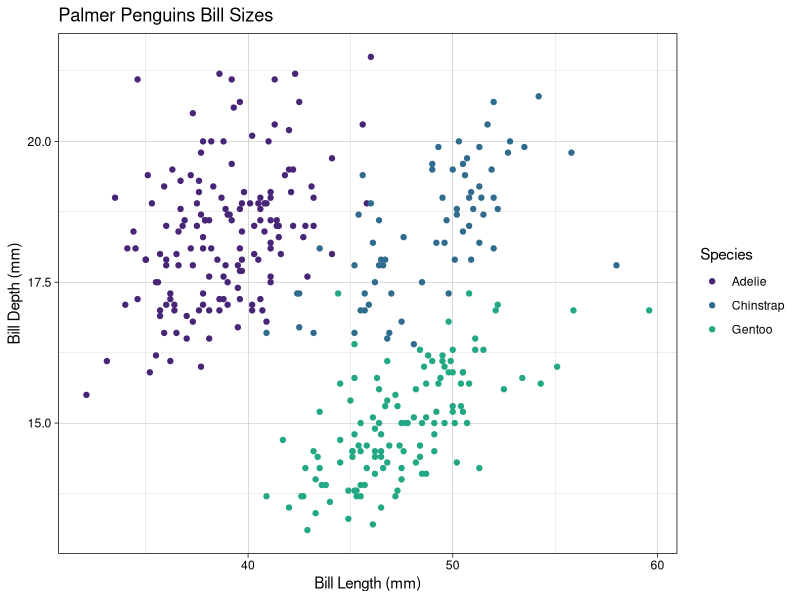
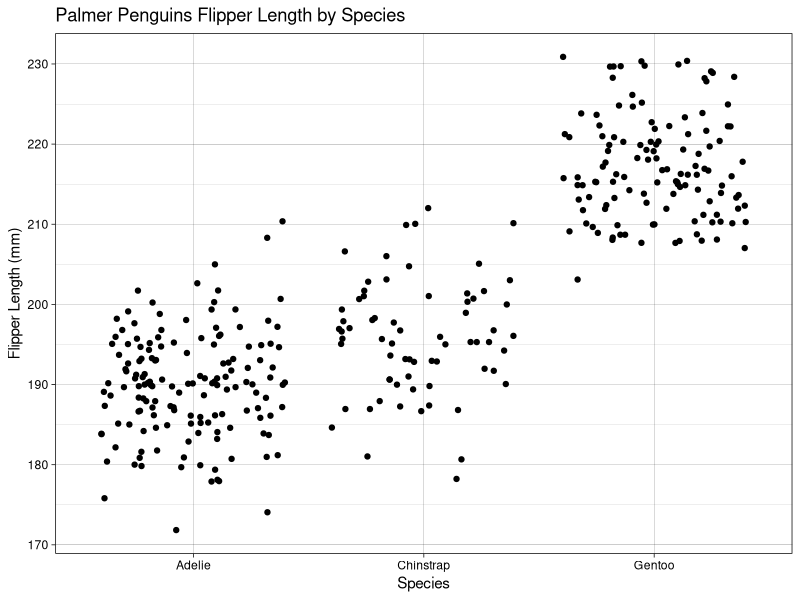

Here is the R script that generated these plots, in order:
## ---- chunk 1
library(tidyverse)
library(palmerpenguins)
library(viridis)
## ---- chunk 2
fx = expression(x^2)
df_dx <- D(fx, "x")
x = 3

eval(df_dx)
## ---- chunk 3
pa = expression(2 * ((3 * a + 2)^4) - 5)
df_pa <- D(pa, "a")
a = 1.2

eval(df_pa)
## ---- chunk 4
ggplot(penguins, aes(bill_length_mm, bill_depth_mm, color = species)) +
  geom_point() +
  labs(x = "Bill Length (mm)",
       y = "Bill Depth (mm)",
       title = "Palmer Penguins Bill Sizes",
       color = "Species") +
  theme_linedraw() +
  scale_color_viridis_d(begin = 0.1, end = 0.6)
## ---- chunk 5
ggplot(penguins, aes(species, flipper_length_mm)) +
  geom_jitter() +
  labs(x = "Species",
       y = "Flipper Length (mm)",
       title = "Palmer Penguins Flipper Length by Species") +
  theme_linedraw()
